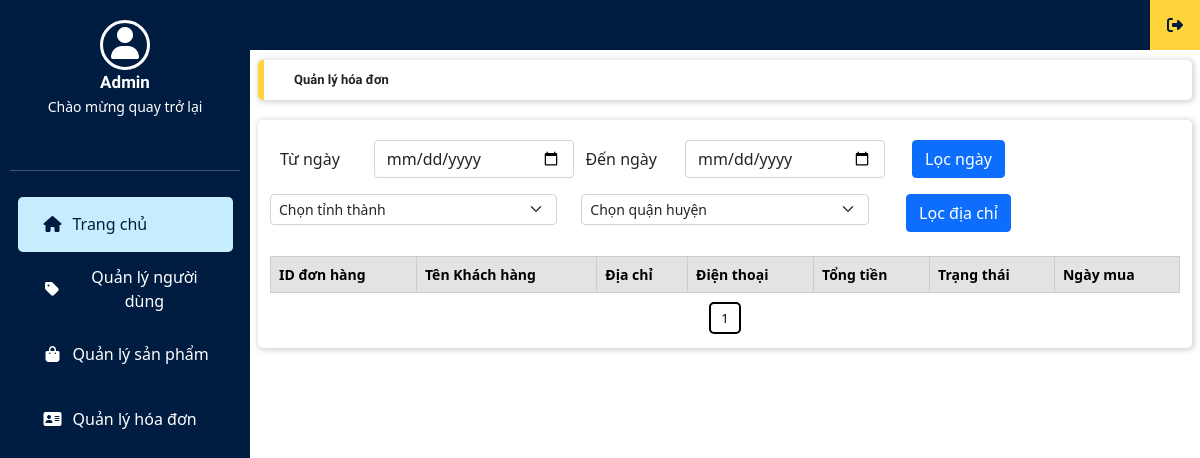
Page /quan_tri/index.php?thamso=hoa_don (signed in) on the earlier database version.
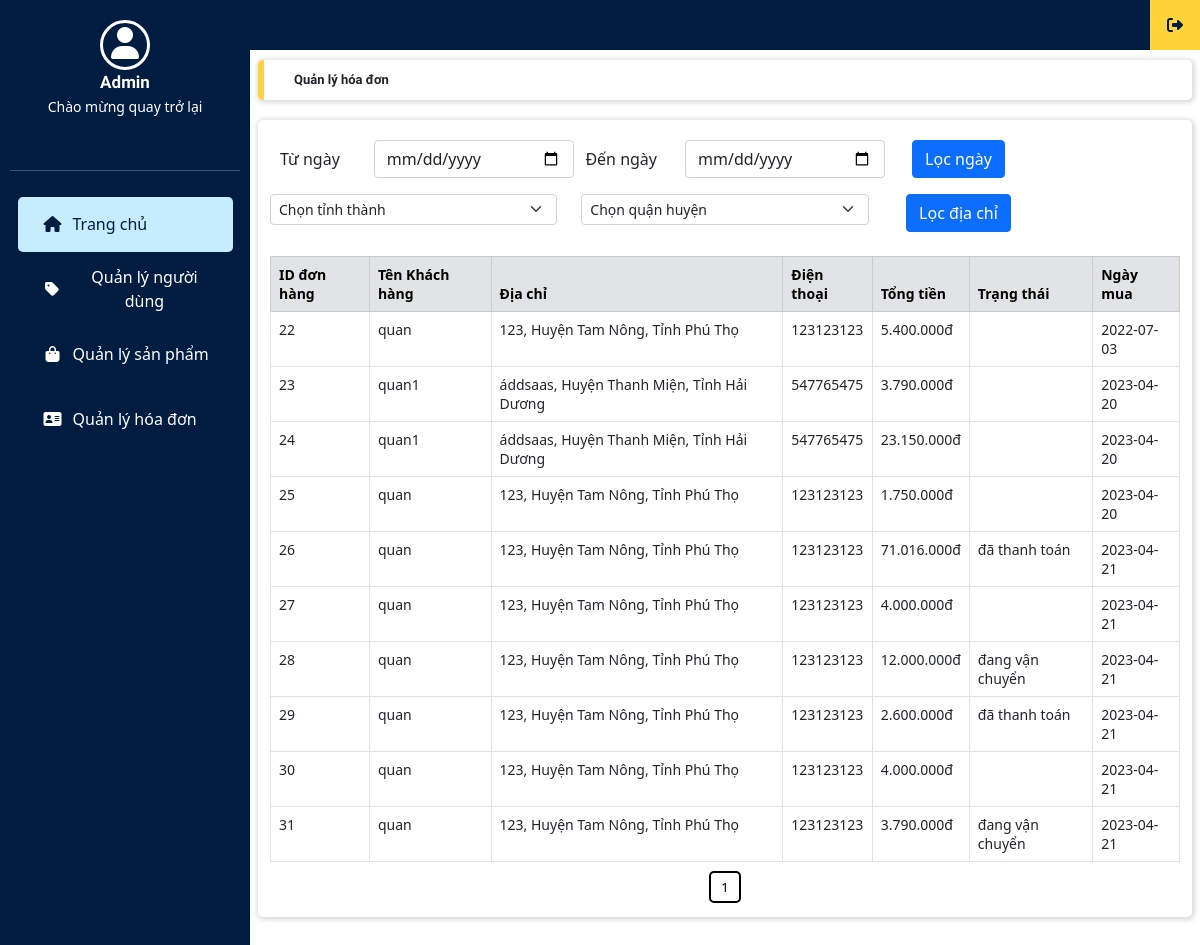
Same page on the later database version.
### tables this page shows
CREATE TABLE `hoa_don` (
  `id` int(11) NOT NULL,
  `nguoi_dung_id` int(11) NOT NULL,
  `ten_nguoi_mua` varchar(256) NOT NULL,
  `email` varchar(256) NOT NULL,
  `dia_chi` mediumtext NOT NULL,
  `quan_huyen` varchar(256) NOT NULL,
  `tinh_thanh` varchar(256) NOT NULL,
  `dien_thoai` varchar(256) NOT NULL,
  `noi_dung` mediumtext NOT NULL,
  `hang_duoc_mua` mediumtext NOT NULL,
  `ngay_mua` date NOT NULL,
  `tong_tien` int(255) NOT NULL,
  `tinh_trang` varchar(255) NOT NULL
);

CREATE TABLE `nguoi_dung` (
  `nguoi_dung_id` int(11) NOT NULL,
  `tai_khoan` varchar(256) NOT NULL,
  `mat_khau` varchar(256) NOT NULL,
  `email` varchar(256) NOT NULL,
  `trang_thai` varchar(256) NOT NULL,
  `ho_ten` varchar(255) NOT NULL,
  `so_dien_thoai` varchar(10) NOT NULL,
  `dia_chi` mediumtext NOT NULL,
  `tinh_thanh` mediumtext NOT NULL,
  `quan_huyen` mediumtext NOT NULL
);

### quan_tri/chuc_nang/quan_tri_2/xac_dinh_dang_nhap.php (called while the page is built, shortened)
		<?php
	if(isset($_SESSION['ky_danh']))
	{
		$ky_danh=$_SESSION['ky_danh'];
		$mat_khau=$_SESSION['mat_khau'];
		$tv="select count(*) from thong_tin_quan_tri where ky_danh='$ky_danh' and mat_khau='$mat_khau' ";
		$conn = new mysqli("localhost", "root", "", "ban_hang");
		$tv_1 = mysqli_query($conn, $tv);
		$tv_2 = mysqli_fetch_array($tv_1);
		if($tv_2[0]==1)
		{
			$xac_dinh_dang_nhap="co";
		}
	}
?>

### quan_tri/chuc_nang/hoa_don/quan_ly_hoa_don.php (the view, shortened to what this page needs)
<?php
	$so_dong_tren_mot_trang=10;
	$tv="select count(*) from hoa_don";
	$conn = new mysqli("localhost", "root", "", "ban_hang");
	$tv_1 = mysqli_query($conn, $tv);
	$tv_2 = mysqli_fetch_array($tv_1);
	$so_trang=ceil($tv_2[0]/$so_dong_tren_mot_trang);
?>
<div class="content">
    <div class="row">
        <div class="title col-12 box_shadow">
            <b>Quản lý hóa đơn</b>
        </div>
    </div>
    <div class="row main_frame box_card box_shadow">
        <div>
            <form action="./" method="get">
                <div class="row">
                    <div class="col-4">
                        <div class="mb-3 row">
                            <label class="col-4 col-form-label">Từ ngày</label>
                            <div class="col-8">
                            <input type="date" name="tu_ngay" class="form-control" min="1900-01-01" max="9999-12-31" style="width:200px" required>
                            </div>
                        </div>
                    </div>
                    <div class="col-4">
                        <div class="mb-3 row">
                            <label class="col-4 col-form-label">Đến ngày</label>
                            <div class="col-8">
                                <input type="date" name="den_ngay" class="form-control" min="1900-01-01" max="9999-12-31" style="width:200px" required>
                            </div>
                        </div>
                    </div>
                    <div class="col-2">
                        <div class="form-group">
                            <input type="submit" class="btn btn-primary" value="Lọc ngày">
                        </div>
                    </div>
                </div>
            </form>
            <form action="./" method="get">
                <div class="row">
                    <div class="col-4">
                        <select name="tinh_thanh" class="form-select form-select-sm mb-3" id="city" aria-label=".form-select-sm" required>
                            <option value="" selected>Chọn tỉnh thành</option>
                        </select>
                    </div>
                    <div class="col-4">
                        <select name="quan_huyen" class="form-select form-select-sm mb-3" id="district" aria-label=".form-select-sm" required>
                            <option value="" selected>Chọn quận huyện</option>
                        </select>
                    </div>
                    <div class="col-2">
                        <div class="form-group">
                            <input type="submit" class="btn btn-primary" value="Lọc địa chỉ">
                        </div>
                    </div>
                </div>
            </form>
        </div>
        <div class="table-responsive-lg">
            <table class="table table-bordered">
                <thead>
                    <tr class="table-secondary">
						<th scope="col">ID đơn hàng</th>
                        <th scope="col">Tên Khách hàng</th>
                        <th scope="col">Địa chỉ</th>
                        <th scope="col">Điện thoại</th>
                        <th scope="col">Tổng tiền</th>
                        <th scope="col">Trạng thái</th>
                        <th scope="col">Ngày mua</th>
                    </tr>
                </thead>
                <tbody>
                <?php
                    $query = "SELECT hoa_don.*, nguoi_dung.* FROM hoa_don INNER JOIN nguoi_dung ON nguoi_dung.nguoi_dung_id = hoa_don.nguoi_dung_id";
                    $result = mysqli_query($conn, $query);
                    if (mysqli_num_rows($result) > 0) {
                        while ($row = mysqli_fetch_assoc($result)) {
                ?>
                            <tr>
                                <td><?= $row['id']; ?></td>
                                <td><?= $row['ten_nguoi_mua']; ?></td>
                                <td><?= $row['dia_chi'] . ', ' . $row['quan_huyen'] . ', ' . $row['tinh_thanh']; ?></td>
                                <td><?= $row['so_dien_thoai']; ?></td>
                                <td><?= number_format($row['tong_tien'], 0, ",", ".")."đ"; ?></td>
                                <td><?= $row['tinh_trang']; ?></td>
                                <td><?= $row['ngay_mua']; ?></td>
                            </tr>
                <?php
                        }
                    }
                ?>
                </tbody>
            </table>
        </div>
        <div class="category_paging">
			<?php
				for($i=1;$i<=$so_trang;$i++) {
					$link_phan_trang="?thamso=hoa_don&trang=".$i;
					echo "<a href='$link_phan_trang' class='phan_trang' >";
						echo $i;
					echo "</a> ";
				}
			?>
        </div>
    </div>
</div>

### quan_tri/index.php (shortened to what this page needs)
<?php
	include("chuc_nang/quan_tri_2/xac_dinh_dang_nhap.php");
?>
<html>
	<head>
	</head>
	<body>
		<?php
			if(!isset($xac_dinh_dang_nhap)) {
				include("chuc_nang/quan_tri_2/khung_dang_nhap.php");
			}
			else {
				if($xac_dinh_dang_nhap=="co") {
					echo "<center>";
						include("chuc_nang/quan_tri_2/trang_chu.php");
					echo "</center>";
				}
			}
		?>
	</body>
</html>

### quan_tri/chuc_nang/quan_tri_2/trang_chu.php (shortened to what this page needs)
<html>
	<head>
		<link rel="stylesheet" type="text/css" href="./giao_dien/admin.css">
		<link rel="stylesheet" href="https://cdnjs.cloudflare.com/ajax/libs/bootstrap/5.0.2/css/bootstrap.min.css">
		<link rel="stylesheet" href="https://cdnjs.cloudflare.com/ajax/libs/font-awesome/6.4.0/css/all.min.css">
	</head>
	<body>
		<?php
			include("chuc_nang/quan_tri_2/dieu_huong.php");
		?>
        <div class="top">
            <div class="tab_menu">
                <div style="width: 250px;">
                    <div class="sidebar">
                        <div class="user">
                            <div class="user_avatar">
                                <i class="fa-solid fa-user fa-2x"></i>
                            </div>
                            <div>
                                <div class="user_name">
                                    <b>Admin</b>
                                </div>
                                <div class="user_designation">
                                    <p>Chào mừng quay trở lại</p>
                                    <br>
                                </div>
                            </div>
                            <hr>
                        </div>
                        <div class="menu">
                            <a href="index.php"><li class="menu_item active"><i class="fas fa-house"></i>Trang chủ</li></a>
                            <a href="?thamso=nguoi_dung"><li class="menu_item"><i class="fas fa-tag"></i>Quản lý người dùng</li></a>
                            <a href="?thamso=quan_ly_san_pham"><li class="menu_item"><i class="fas fa-bag-shopping"></i>Quản lý sản phẩm</li></a>
                            <a href="?thamso=hoa_don"><li class="menu_item"><i class="fas fa-address-card"></i>Quản lý hóa đơn</li></a>
                        </div>
                    </div>
                </div>
            </div>
            <div class="sign_out">
                <a href="?thamso=thoat"><i class="fas fa-right-from-bracket"></i></a>
            </div>
        </div>
	</body>
</html>

### quan_tri/chuc_nang/quan_tri_2/dieu_huong.php (shortened to what this page needs)
<?php
	if(!isset($_GET['thamso'])){$thamso="";}else{$thamso=$_GET['thamso'];}
	switch($thamso)
	{
		case "hoa_don":
			include("chuc_nang/hoa_don/quan_ly_hoa_don.php");
		break;
	}
?>

### quan_tri/giao_dien/admin.css (style rules this page uses)
* { margin: 0; padding: 0; box-sizing: border-box; }
li { list-style: none; }
a { text-decoration: none; }
body { font-family: Roboto; background-color: #f5f5f5; }
.container, .row { padding: 0; margin: 0; }
.main_frame { padding: 20px 0 0 0; }
.top { z-index: 1; position: fixed; top: 0; height: 50px; width: 100%; color: #ffffff; background-color: #001c40; }
.tab_menu>i, .sign_out i { padding: 17px; background-color: #ffd43b; color: #001c40; }
.sidebar { z-index: 2; }
.tab_menu { float: left; }
.sign_out { float: right; }
.sidebar { padding: 20px 10px; position: fixed; left: 0; height: 100%; width: 250px; color: #ffffff; background-color: #001c40; }
.user { text-align: center; line-height: 1.5; }
.user_avatar i { padding-top: 4px; height: 50px; width: 50px; border: 3px solid #ffffff; border-radius: 50%; }
.user_name { font-size: 17px; font-family: Roboto-Bold; }
.user_designation { font-size: 14px; }
.menu { padding-top: 5px; }
.menu li { height: 55px; width: 215px; border-radius: 5px; padding: 15px; margin: 5px; cursor: pointer; }
.menu a { color: #ffffff; }
.menu i { width: 40px; }
.menu .active, .menu li:hover { background-color: #c6edfd; transition: all 0.3s ease; color: #001c40; }
.content { margin-left: 250px; padding: 60px 20px 40px 20px; justify-content: center; }
.content .title { font-family: Roboto-Bold; font-size: 13px; background-color: #ffffff; border-radius: 5px; border-left: 6px solid #ffd43b; padding: 10px 30px; margin-bottom: 20px; }
.box_shadow { box-shadow: 1px 1px 5px 2px rgba(0, 0, 0, 0.14); }
.box_card { border-radius: 5px; margin-bottom: 20px; background-color: #ffffff; }
.table { margin-top: 15px; }
.table th, .table td { font-size: 14px; padding: 12px; }
.table, td, th { border-collapse: collapse; border: 1px solid #c8c7c7; }
.table thead { background-color: #dddddd; }
.title, tr { text-align: left; }
table { width: 98%; }
.category_paging { padding-bottom: 20px; text-align: center; }
.phan_trang { color: black; font-size: 13px; border: 2px solid black; border-radius: 5px; margin: 10px 5px; padding: 5px 10px; }
.menu li { display: inline-flex; }
.menu_item { align-items: center; }
.menu a,.element_btn a, tbody td a ,.category_paging a { text-decoration: none; }
.main_frame { align-items: center; }

Differences in the rows shown:
added hoa_don: id "22", ten_nguoi_mua "quan", nguoi_dung.dia_chi "123", nguoi_dung.quan_huyen "Huyện Tam Nông", nguoi_dung.tinh_thanh "Tỉnh Phú Thọ", nguoi_dung.so_dien_thoai "123123123", tong_tien "5.400.000", ngay_mua "2022-07-03"
added hoa_don: id "23", ten_nguoi_mua "quan1", nguoi_dung.dia_chi "áddsaas", nguoi_dung.quan_huyen "Huyện Thanh Miện", nguoi_dung.tinh_thanh "Tỉnh Hải Dương", nguoi_dung.so_dien_thoai "547765475", tong_tien "3.790.000", ngay_mua "2023-04-20"
added hoa_don: id "24", ten_nguoi_mua "quan1", nguoi_dung.dia_chi "áddsaas", nguoi_dung.quan_huyen "Huyện Thanh Miện", nguoi_dung.tinh_thanh "Tỉnh Hải Dương", nguoi_dung.so_dien_thoai "547765475", tong_tien "23.150.000", ngay_mua "2023-04-20"
added hoa_don: id "25", ten_nguoi_mua "quan", nguoi_dung.dia_chi "123", nguoi_dung.quan_huyen "Huyện Tam Nông", nguoi_dung.tinh_thanh "Tỉnh Phú Thọ", nguoi_dung.so_dien_thoai "123123123", tong_tien "1.750.000", ngay_mua "2023-04-20"
added hoa_don: id "26", ten_nguoi_mua "quan", nguoi_dung.dia_chi "123", nguoi_dung.quan_huyen "Huyện Tam Nông", nguoi_dung.tinh_thanh "Tỉnh Phú Thọ", nguoi_dung.so_dien_thoai "123123123", tong_tien "71.016.000", tinh_trang "đã thanh toán", ngay_mua "2023-04-21"
added hoa_don: id "27", ten_nguoi_mua "quan", nguoi_dung.dia_chi "123", nguoi_dung.quan_huyen "Huyện Tam Nông", nguoi_dung.tinh_thanh "Tỉnh Phú Thọ", nguoi_dung.so_dien_thoai "123123123", tong_tien "4.000.000", ngay_mua "2023-04-21"
added hoa_don: id "28", ten_nguoi_mua "quan", nguoi_dung.dia_chi "123", nguoi_dung.quan_huyen "Huyện Tam Nông", nguoi_dung.tinh_thanh "Tỉnh Phú Thọ", nguoi_dung.so_dien_thoai "123123123", tong_tien "12.000.000", tinh_trang "đang vận chuyển", ngay_mua "2023-04-21"
added hoa_don: id "29", ten_nguoi_mua "quan", nguoi_dung.dia_chi "123", nguoi_dung.quan_huyen "Huyện Tam Nông", nguoi_dung.tinh_thanh "Tỉnh Phú Thọ", nguoi_dung.so_dien_thoai "123123123", tong_tien "2.600.000", tinh_trang "đã thanh toán", ngay_mua "2023-04-21"
added hoa_don: id "30", ten_nguoi_mua "quan", nguoi_dung.dia_chi "123", nguoi_dung.quan_huyen "Huyện Tam Nông", nguoi_dung.tinh_thanh "Tỉnh Phú Thọ", nguoi_dung.so_dien_thoai "123123123", tong_tien "4.000.000", ngay_mua "2023-04-21"
added hoa_don: id "31", ten_nguoi_mua "quan", nguoi_dung.dia_chi "123", nguoi_dung.quan_huyen "Huyện Tam Nông", nguoi_dung.tinh_thanh "Tỉnh Phú Thọ", nguoi_dung.so_dien_thoai "123123123", tong_tien "3.790.000", tinh_trang "đang vận chuyển", ngay_mua "2023-04-21"
